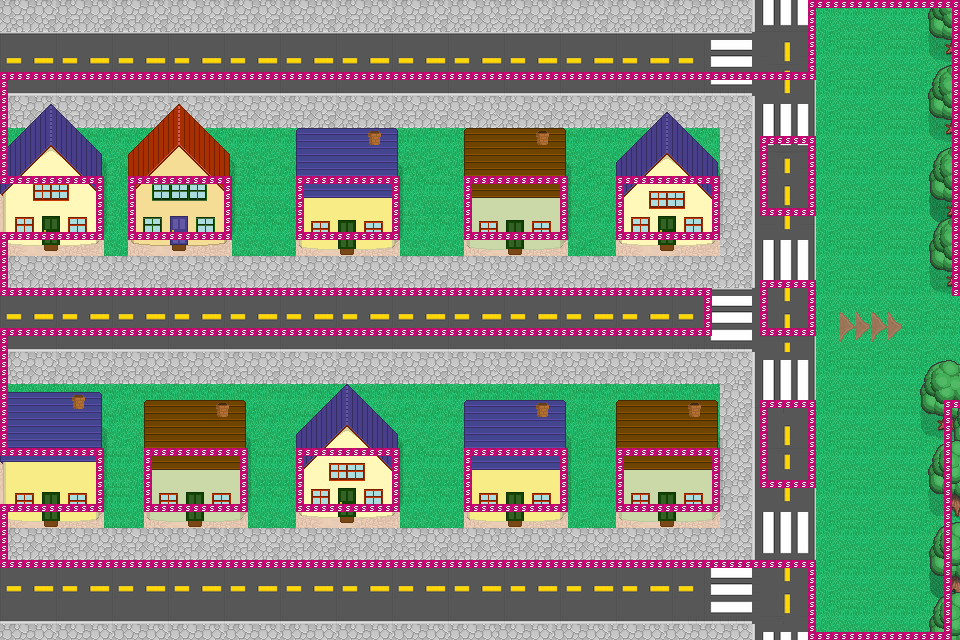

Tiled map render using the project's own tile images. Description and the map definition, with tile-layer contents summarised, below:
An orthogonal 120x80 tile map with 8x8 px tiles, 4 tile layers (main, bottoms, tops, collision).

<map version="1.0" orientation="orthogonal" renderorder="right-down" width="120" height="80" tilewidth="8" tileheight="8" nextobjectid="4">
 <tileset firstgid="1" name="tilesheet" tilewidth="8" tileheight="8" tilecount="4096">
  <image source="../spritesheets/tilesheet.png" width="512" height="512" />
 </tileset>
 <layer name="main" width="120" height="80">
  <data>[9600 cells, 9600 non-empty, 349 distinct tile ids]</data>
 </layer>
 <layer name="bottoms" width="120" height="80">
  <data>[9600 cells, 732 non-empty, 296 distinct tile ids]</data>
 </layer>
 <layer name="tops" width="120" height="80">
  <data>[9600 cells, 1995 non-empty, 830 distinct tile ids]</data>
 </layer>
 <layer name="collision" width="120" height="80">
  <data>[9600 cells, 997 non-empty, 1 distinct tile ids]</data>
 </layer>
</map>
